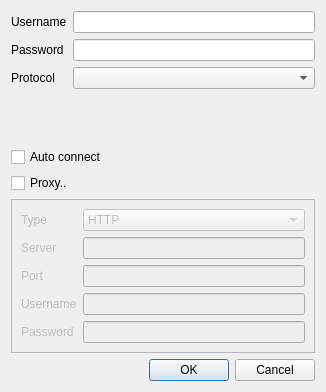
<?xml version="1.0" encoding="UTF-8"?>
<ui version="4.0">
 <class>Dialog</class>
 <widget class="QDialog" name="Dialog">
  <property name="geometry">
   <rect>
    <x>0</x>
    <y>0</y>
    <width>326</width>
    <height>392</height>
   </rect>
  </property>
  <property name="windowTitle">
   <string>Dialog</string>
  </property>
  <layout class="QVBoxLayout" name="verticalLayout">
   <item>
    <layout class="QFormLayout" name="formLayout">
     <item row="0" column="0">
      <widget class="QLabel" name="label">
       <property name="text">
        <string>Username</string>
       </property>
      </widget>
     </item>
     <item row="1" column="0">
      <widget class="QLabel" name="label_2">
       <property name="text">
        <string>Password</string>
       </property>
      </widget>
     </item>
     <item row="2" column="0">
      <widget class="QLabel" name="label_3">
       <property name="text">
        <string>Protocol</string>
       </property>
      </widget>
     </item>
     <item row="0" column="1">
      <widget class="QLineEdit" name="username"/>
     </item>
     <item row="1" column="1">
      <widget class="QLineEdit" name="password">
       <property name="echoMode">
        <enum>QLineEdit::Password</enum>
       </property>
      </widget>
     </item>
     <item row="2" column="1">
      <widget class="QComboBox" name="improto"/>
     </item>
    </layout>
   </item>
   <item>
    <widget class="QCheckBox" name="autoconnect">
     <property name="text">
      <string>Auto connect</string>
     </property>
    </widget>
   </item>
   <item>
    <widget class="QCheckBox" name="use_proxy">
     <property name="text">
      <string>Proxy..</string>
     </property>
    </widget>
   </item>
   <item>
    <widget class="QFrame" name="proxy_params">
     <property name="enabled">
      <bool>false</bool>
     </property>
     <property name="frameShape">
      <enum>QFrame::StyledPanel</enum>
     </property>
     <property name="frameShadow">
      <enum>QFrame::Raised</enum>
     </property>
     <layout class="QFormLayout" name="formLayout_2">
      <item row="0" column="0">
       <widget class="QLabel" name="label_4">
        <property name="text">
         <string>Type</string>
        </property>
       </widget>
      </item>
      <item row="1" column="0">
       <widget class="QLabel" name="label_5">
        <property name="text">
         <string>Server</string>
        </property>
       </widget>
      </item>
      <item row="2" column="0">
       <widget class="QLabel" name="label_6">
        <property name="text">
         <string>Port</string>
        </property>
       </widget>
      </item>
      <item row="3" column="0">
       <widget class="QLabel" name="label_7">
        <property name="text">
         <string>Username</string>
        </property>
       </widget>
      </item>
      <item row="4" column="0">
       <widget class="QLabel" name="label_8">
        <property name="text">
         <string>Password</string>
        </property>
       </widget>
      </item>
      <item row="0" column="1">
       <widget class="QComboBox" name="proxy_type">
        <item>
         <property name="text">
          <string>HTTP</string>
         </property>
        </item>
        <item>
         <property name="text">
          <string>SOCKS4</string>
         </property>
        </item>
        <item>
         <property name="text">
          <string>SOCKS5</string>
         </property>
        </item>
       </widget>
      </item>
      <item row="1" column="1">
       <widget class="QLineEdit" name="proxy_address"/>
      </item>
      <item row="2" column="1">
       <widget class="QLineEdit" name="proxy_port"/>
      </item>
      <item row="3" column="1">
       <widget class="QLineEdit" name="proxy_username"/>
      </item>
      <item row="4" column="1">
       <widget class="QLineEdit" name="proxy_password">
        <property name="echoMode">
         <enum>QLineEdit::Password</enum>
        </property>
       </widget>
      </item>
     </layout>
    </widget>
   </item>
   <item>
    <widget class="QDialogButtonBox" name="buttonBox">
     <property name="orientation">
      <enum>Qt::Horizontal</enum>
     </property>
     <property name="standardButtons">
      <set>QDialogButtonBox::Cancel|QDialogButtonBox::Ok</set>
     </property>
    </widget>
   </item>
  </layout>
 </widget>
 <resources/>
 <connections>
  <connection>
   <sender>buttonBox</sender>
   <signal>accepted()</signal>
   <receiver>Dialog</receiver>
   <slot>accept()</slot>
   <hints>
    <hint type="sourcelabel">
     <x>248</x>
     <y>254</y>
    </hint>
    <hint type="destinationlabel">
     <x>157</x>
     <y>274</y>
    </hint>
   </hints>
  </connection>
  <connection>
   <sender>buttonBox</sender>
   <signal>rejected()</signal>
   <receiver>Dialog</receiver>
   <slot>reject()</slot>
   <hints>
    <hint type="sourcelabel">
     <x>316</x>
     <y>260</y>
    </hint>
    <hint type="destinationlabel">
     <x>286</x>
     <y>274</y>
    </hint>
   </hints>
  </connection>
  <connection>
   <sender>use_proxy</sender>
   <signal>toggled(bool)</signal>
   <receiver>proxy_params</receiver>
   <slot>setEnabled(bool)</slot>
   <hints>
    <hint type="sourcelabel">
     <x>162</x>
     <y>148</y>
    </hint>
    <hint type="destinationlabel">
     <x>162</x>
     <y>255</y>
    </hint>
   </hints>
  </connection>
 </connections>
</ui>
